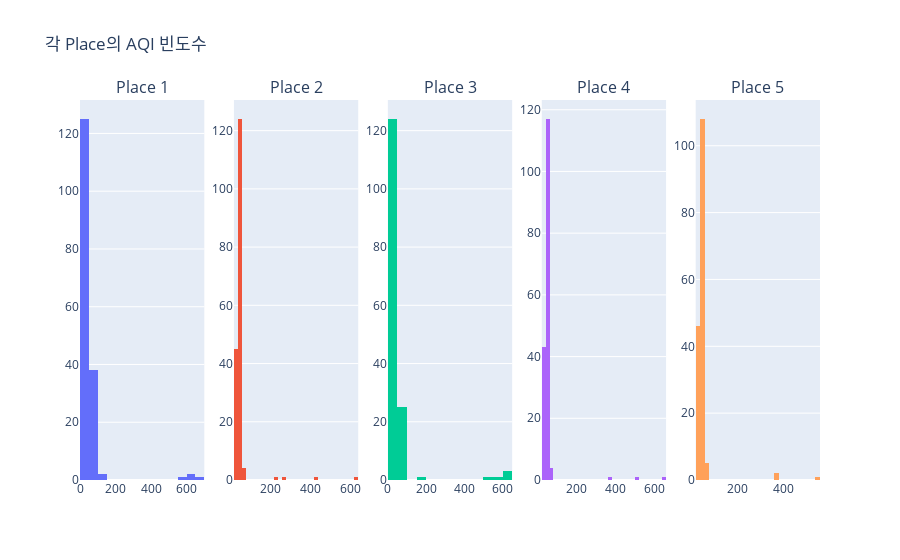

The cell this chart's notebook holds for it:
### Code cell
# 서브플롯 생성
fig = make_subplots(rows=1, cols=5, subplot_titles=['Place 1', 'Place 2', 'Place 3', 'Place 4', 'Place 5'])

# 각 장소에 대한 AQI 분포 히스토그램 추가
# y축은 빈도수를 나타냄
for i, place in enumerate(range(1, 6), start=1):
    trace = go.Histogram(x=df_resampled[df_resampled['Place'] == place]['AQI'], name=f'Place {place}')
    fig.add_trace(trace, row=1, col=i)

# 레이아웃 설정
fig.update_layout(title_text="각 Place의 AQI 빈도수", showlegend=False)

# 그래프 출력
fig.show()

### Figure 1 — Plotly figure (JSON) as saved in the notebook; plotly's stock layout.template omitted (floating-point values rounded to 4 significant figures; data arrays with more than 128 entries replaced by an {"elided": "..."} marker saying what was removed)
{"data": [{"name": "Place 1", "type": "histogram", "x": {"elided": "169 float values"}, "xaxis": "x", "yaxis": "y"}, {"name": "Place 2", "type": "histogram", "x": {"elided": "177 float values"}, "xaxis": "x2", "yaxis": "y2"}, {"name": "Place 3", "type": "histogram", "x": {"elided": "155 float values"}, "xaxis": "x3", "yaxis": "y3"}, {"name": "Place 4", "type": "histogram", "x": {"elided": "167 float values"}, "xaxis": "x4", "yaxis": "y4"}, {"name": "Place 5", "type": "histogram", "x": {"elided": "162 float values"}, "xaxis": "x5", "yaxis": "y5"}], "layout": {"annotations": [{"font": {"size": 16}, "showarrow": false, "text": "Place 1", "x": 0.084, "xanchor": "center", "xref": "paper", "y": 1, "yanchor": "bottom", "yref": "paper"}, {"font": {"size": 16}, "showarrow": false, "text": "Place 2", "x": 0.292, "xanchor": "center", "xref": "paper", "y": 1, "yanchor": "bottom", "yref": "paper"}, {"font": {"size": 16}, "showarrow": false, "text": "Place 3", "x": 0.5, "xanchor": "center", "xref": "paper", "y": 1, "yanchor": "bottom", "yref": "paper"}, {"font": {"size": 16}, "showarrow": false, "text": "Place 4", "x": 0.708, "xanchor": "center", "xref": "paper", "y": 1, "yanchor": "bottom", "yref": "paper"}, {"font": {"size": 16}, "showarrow": false, "text": "Place 5", "x": 0.916, "xanchor": "center", "xref": "paper", "y": 1, "yanchor": "bottom", "yref": "paper"}], "showlegend": false, "title": {"text": "각 Place의 AQI 빈도수"}, "xaxis": {"anchor": "y", "domain": [0, 0.168]}, "xaxis2": {"anchor": "y2", "domain": [0.208, 0.376]}, "xaxis3": {"anchor": "y3", "domain": [0.416, 0.584]}, "xaxis4": {"anchor": "y4", "domain": [0.624, 0.792]}, "xaxis5": {"anchor": "y5", "domain": [0.832, 1]}, "yaxis": {"anchor": "x", "domain": [0, 1]}, "yaxis2": {"anchor": "x2", "domain": [0, 1]}, "yaxis3": {"anchor": "x3", "domain": [0, 1]}, "yaxis4": {"anchor": "x4", "domain": [0, 1]}, "yaxis5": {"anchor": "x5", "domain": [0, 1]}}}
